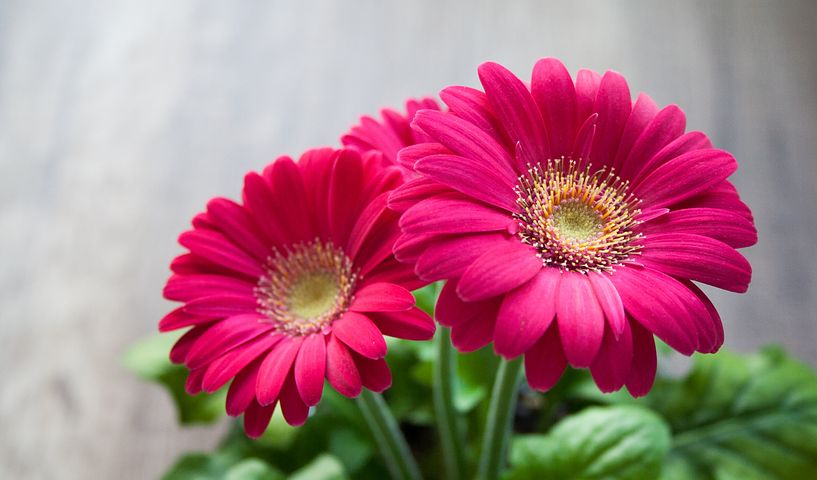
#> input picture examples/Hands-On Image Processing with Python/Capitulo2/img/flowers.png, 817 x 480 px
$ python fft.py
#> lines starting #> are read from the running program, lines starting #| are printed output that depends on the picture
from scipy import fftpack
import numpy as np
import matplotlib.pyplot as plt
from skimage.color import rgb2gray

#im = plt.imread('img/Test1.png').astype(float)
im = rgb2gray(plt.imread('img/flowers.png')).astype(float)
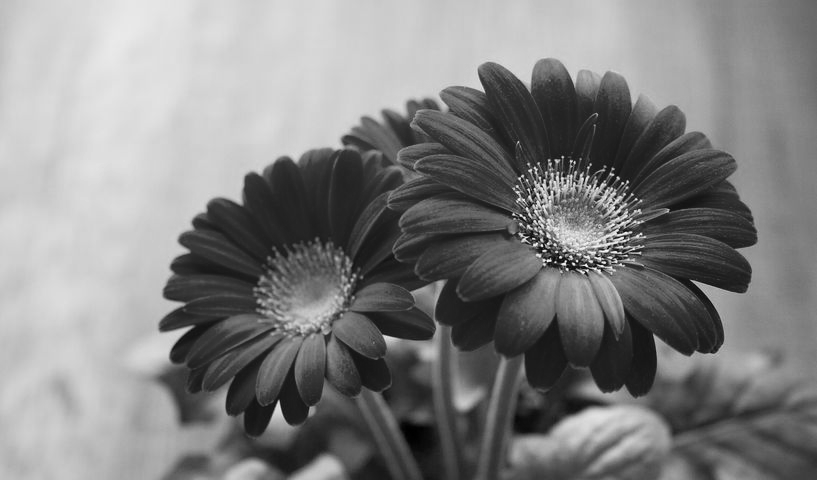
#> im: shape (480, 817) float64; min 0, max 0.978, mean 0.511

plt.figure()
plt.imshow(im, plt.cm.gray)
plt.title('Original image')


im_fft = fftpack.fft2(im)

# Show the results

def plot_spectrum(im_fft):
    from matplotlib.colors import LogNorm
    # A logarithmic colormap
    plt.imshow(np.abs(im_fft), norm=LogNorm(vmin=5))
    plt.colorbar()

plt.figure()
plot_spectrum(im_fft)
plt.title('Fourier transform')


# In the lines following, we'll make a copy of the original spectrum and
# truncate coefficients.

# Define the fraction of coefficients (in each direction) we keep
keep_fraction = 0.35

# Call ff a copy of the original transform. Numpy arrays have a copy
# method for this purpose.
im_fft2 = im_fft.copy()

# Rows and columns of the array.
r, c = im_fft2.shape
#> r = 480; c = 817

# Set to zero all rows with indices between r*keep_fraction and r*(1-keep_fraction):
print (im_fft2)
#> (printed output is left out)
im_fft2[int(r*keep_fraction):int(r*(1-keep_fraction))] = 0
print (im_fft2)
#> (printed output is left out)

# Similarly with the columns:
im_fft2[:, int(c*keep_fraction):int(c*(1-keep_fraction))] = 0

plt.figure()
plot_spectrum(im_fft2)
plt.title('Filtered Spectrum')


# Reconstruct the denoised image from the filtered spectrum, keep only the
# real part for display.
im_new = fftpack.ifft2(im_fft2).real
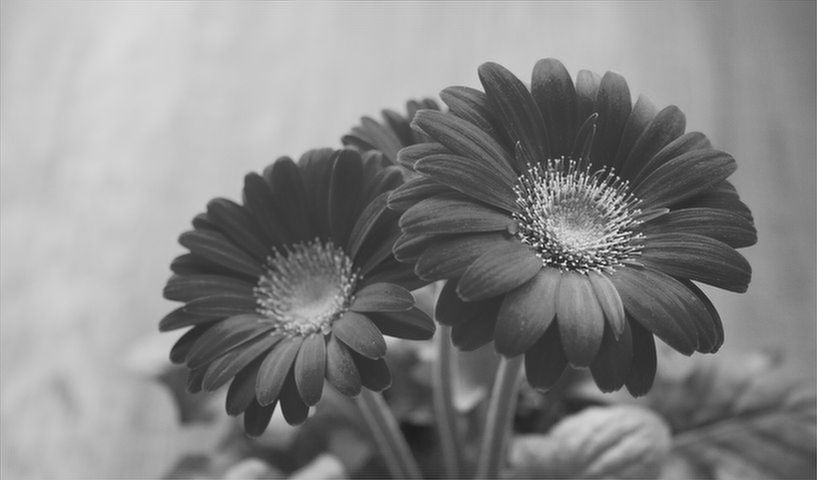
#> im_new: shape (480, 817) float64; min -0.145, max 1.09, mean 0.511; drawn with min black and max white

plt.figure()
plt.imshow(im_new, plt.cm.gray)
plt.title('Reconstructed Image')


plt.show()
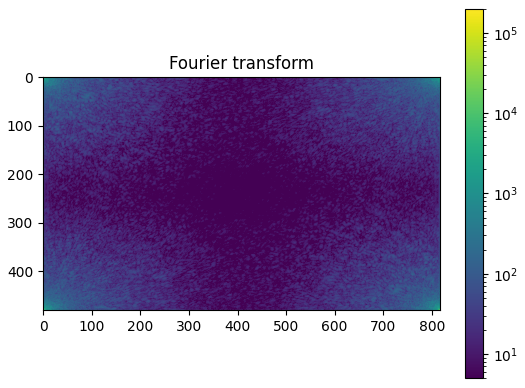
#> figure drawn by matplotlib, 2 panels
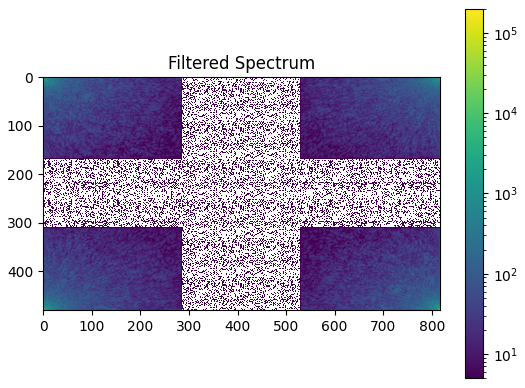
#> figure drawn by matplotlib, 2 panels

$ run again, with examples/Hands-On Image Processing with Python/Capitulo2/img/fish.png copied over examples/Hands-On Image Processing with Python/Capitulo2/img/flowers.png
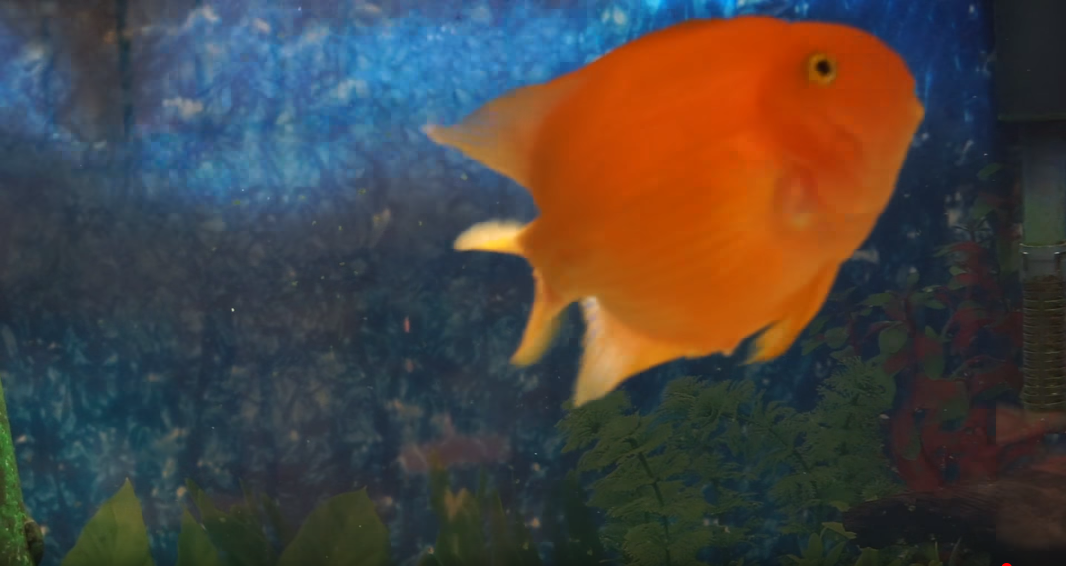
#> input picture examples/Hands-On Image Processing with Python/Capitulo2/img/fish.png, 1066 x 566 px
#> `im = rgb2gray(plt.imread('img/flowers.png')).astype(float)`:
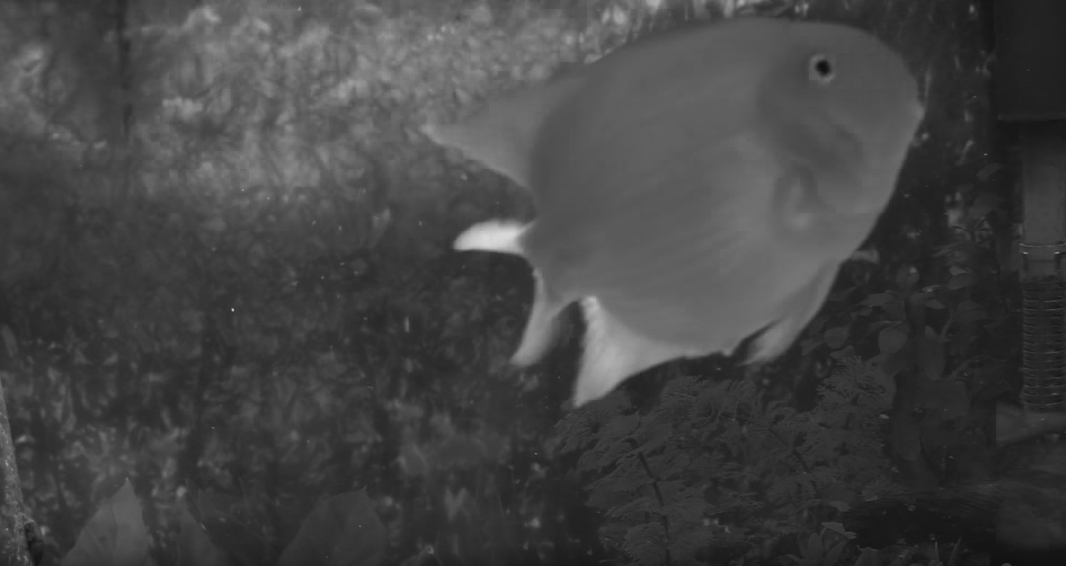
#> im: shape (566, 1066) float64; min 0.064, max 0.854, mean 0.268
#> (printed output is left out)
#> (printed output is left out)
#> `plt.show()`:
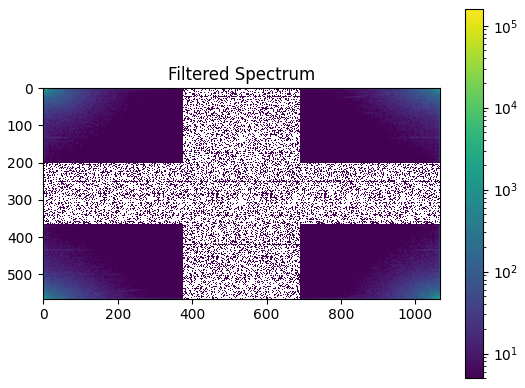
#> figure drawn by matplotlib, 2 panels
